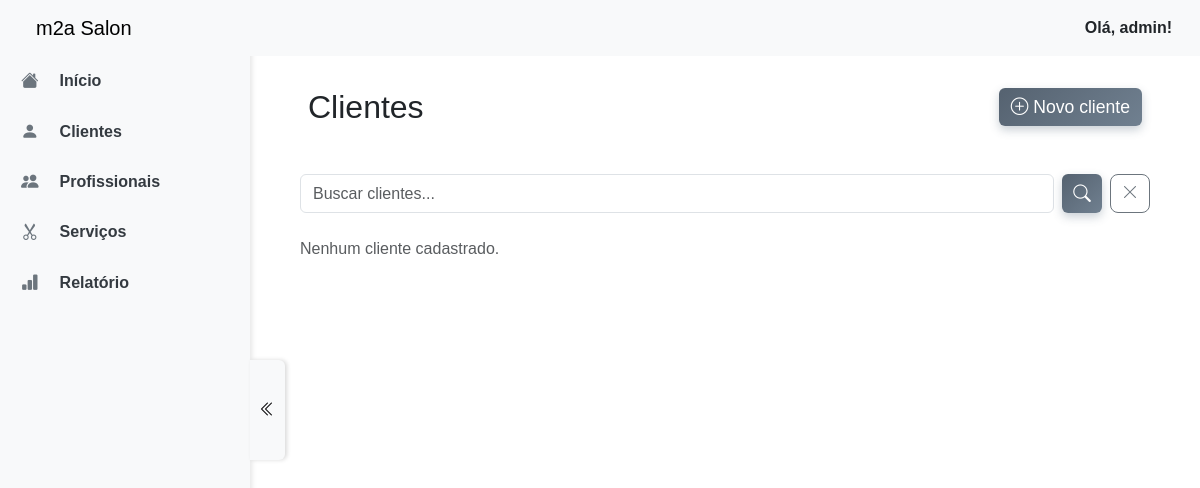
The app's page /clients/ (signed in), older data.
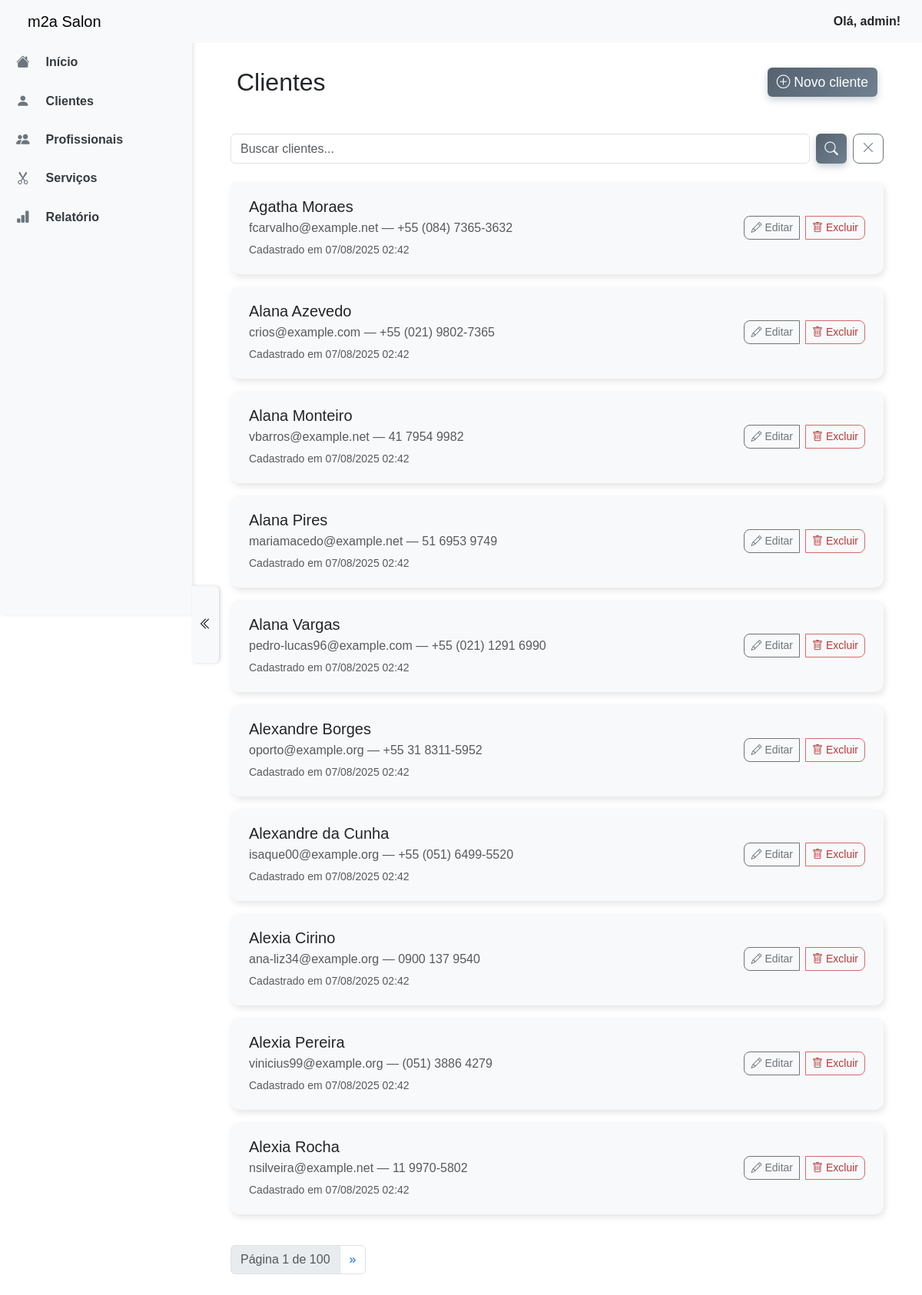
The same page, newer data.
### m2a_salon_app/models.py (models this page shows, shortened)
class Client(models.Model):
    name = models.CharField(max_length=100)
    email = models.EmailField(unique=True)
    phone = models.CharField(max_length=20)
    created_at = models.DateTimeField(auto_now_add=True)
    class Meta:
        verbose_name = _('Cliente')
        verbose_name_plural = _('Clientes')

### m2a_salon_app/views.py (the view)
# urls.py: path('clients/', ClientListView.as_view(), name='client-list'),
@login_required_mixin
class ClientListView(ListView):
    model = Client
    context_object_name = 'clients'
    template_name = 'clients/list.html'
    paginate_by = 10
    ordering = ['name']
    def get_queryset(self):
        qs = super().get_queryset()
        query = self.request.GET.get('q')
        if query:
            qs = qs.filter(name__icontains=query)
        return qs
    def get_context_data(self, **kwargs):
        context = super().get_context_data(**kwargs)
        context['client_form'] = ClientForm()
        context['client_create_url'] = reverse_lazy('client-create')
        context['edit_forms'] = {
            client.pk: {
                'form': ClientForm(instance=client),
                'modal_id': f'edit-client-modal{client.pk}',
                'action_update_url': reverse('client-update', kwargs={'pk': client.pk}),
            }
            for client in context['clients']
        }
        context['delete_modal'] = {
            client.pk: {
                'modal_id': f'delete-client-modal{client.pk}',
                'action_delete_url': reverse('client-delete', kwargs={'pk': client.pk}),
                'object_name': client.name,
            }
            for client in context['clients']
        }
        return context

### m2a_salon_app/forms.py (shortened to what this page needs)
class ClientForm(forms.ModelForm):
    class Meta:
        model = Client
        fields = ['name', 'email', 'phone']
        labels = {
            'name': _('Nome'),
            'email': _('E-mail'),
            'phone': _('Telefone'),
        }
        widgets = {
            'name': forms.TextInput(attrs={
                'class': 'form-control',
                'placeholder': _('Nome completo'),
            }),
            'email': forms.EmailInput(attrs={
                'class': 'form-control',
                'placeholder': _('seu@exemplo.com'),
            }),
            'phone': forms.TextInput(attrs={
                'class': 'form-control',
                'placeholder': _('(XX) XXXXX-XXXX'),
            }),
        }

### m2a_salon_app/templatetags/custom_tags.py (called while the page is built)
@register.filter
def get_item(dictionary, key):
    return dictionary.get(key)

### m2a_salon_app/templates/clients/list.html (shortened to what this page needs)
{% extends 'base.html' %}
{% load custom_tags %}
{% block content %}
<header class="d-flex justify-content-between px-2 py-4">
    <h2 class="mb-4">Clientes</h2>
    <button type="button" class="btn btn-primary mb-4" data-bs-toggle="modal" data-bs-target="#clientModal">
        <i class="bi bi-plus-circle"></i> Novo cliente
    </button>
</header>
<form method="get" class="mb-4 d-flex w-100" role="search" aria-label="Buscar clientes">
    <input
        type="search"
        name="q"
        value="{{ request.GET.q|default:'' }}"
        class="form-control me-2"
        placeholder="Buscar clientes..."
        aria-label="Buscar clientes"
        autocomplete="off"
        autofocus
    >
    <button type="submit" class="btn btn-primary me-2" style="min-width: 40px; padding: 0.375rem 0.5rem;">
        <i class="bi bi-search"></i>
    </button>
    <a href="{% url 'client-list' %}" class="btn btn-outline-secondary" style="min-width: 40px; padding: 0.375rem 0.5rem;">
        <i class="bi bi-x-lg"></i>
    </a>
</form>
{% if clients %}
<div class="list-group">
    {% for client in clients %}
    <div class="list-group-item d-flex justify-content-between align-items-center">
        <div>
            <h5 class="mb-1">{{ client.name }}</h5>
            <p class="mb-1 text-muted">{{ client.email }} — {{ client.phone }}</p>
            <small class="text-muted">Cadastrado em {{ client.created_at|date:"d/m/Y H:i" }}</small>
        </div>
        <div class="btn-group gap-2" role="group" aria-label="Ações do cliente">
            <button class="btn btn-outline-secondary btn-sm d-flex align-items-center gap-1"
                    data-bs-toggle="modal" data-bs-target="#edit-client-modal{{ client.pk }}">
                <i class="bi bi-pencil"></i> Editar
            </button>
            <button class="btn btn-outline-danger btn-sm d-flex align-items-center gap-1"
                    data-bs-toggle="modal" data-bs-target="#delete-client-modal{{ client.pk }}">
                <i class="bi bi-trash"></i> Excluir
            </button>
        </div>
    </div>
    {% endfor %}
</div>
{% if is_paginated %}
<nav class="mt-4">
    <ul class="pagination">
        <li class="page-item disabled">
            <span class="page-link">Página {{ page_obj.number }} de {{ page_obj.paginator.num_pages }}</span>
        </li>
        {% if page_obj.has_next %}
        <li class="page-item">
            <a class="page-link" href="?page={{ page_obj.next_page_number }}">&raquo;</a>
        </li>
        {% endif %}
    </ul>
</nav>
{% endif %}
{% else %}
<p class="text-muted">Nenhum cliente cadastrado.</p>
{% endif %}
{% endblock %}

Row changes from the older to the newer data that the page shows:
added Client: name "Agatha Moraes", email "fcarvalho@example.net", phone "+55 (084) 7365-3632", created_at "07/08/2025 02:42"
added Client: name "Alana Azevedo", email "crios@example.com", phone "+55 (021) 9802-7365", created_at "07/08/2025 02:42"
added Client: name "Alana Monteiro", email "vbarros@example.net", phone "41 7954 9982", created_at "07/08/2025 02:42"
added Client: name "Alana Pires", email "mariamacedo@example.net", phone "51 6953 9749", created_at "07/08/2025 02:42"
added Client: name "Alana Vargas", email "pedro-lucas96@example.com", phone "+55 (021) 1291 6990", created_at "07/08/2025 02:42"
added Client: name "Alexandre Borges", email "oporto@example.org", phone "+55 31 8311-5952", created_at "07/08/2025 02:42"
added Client: name "Alexandre da Cunha", email "isaque00@example.org", phone "+55 (051) 6499-5520", created_at "07/08/2025 02:42"
added Client: name "Alexia Cirino", email "ana-liz34@example.org", phone "0900 137 9540", created_at "07/08/2025 02:42"
added Client: name "Alexia Pereira", email "vinicius99@example.org", phone "(051) 3886 4279", created_at "07/08/2025 02:42"
added Client: name "Alexia Rocha", email "nsilveira@example.net", phone "11 9970-5802", created_at "07/08/2025 02:42"
Text that changed along with them:
{{ page_obj.number }}: (not shown) → "1"
{{ page_obj.paginator.num_pages }}: (not shown) → "100"
text no longer shown: "Nenhum cliente cadastrado."
text now shown: "Página de »"
